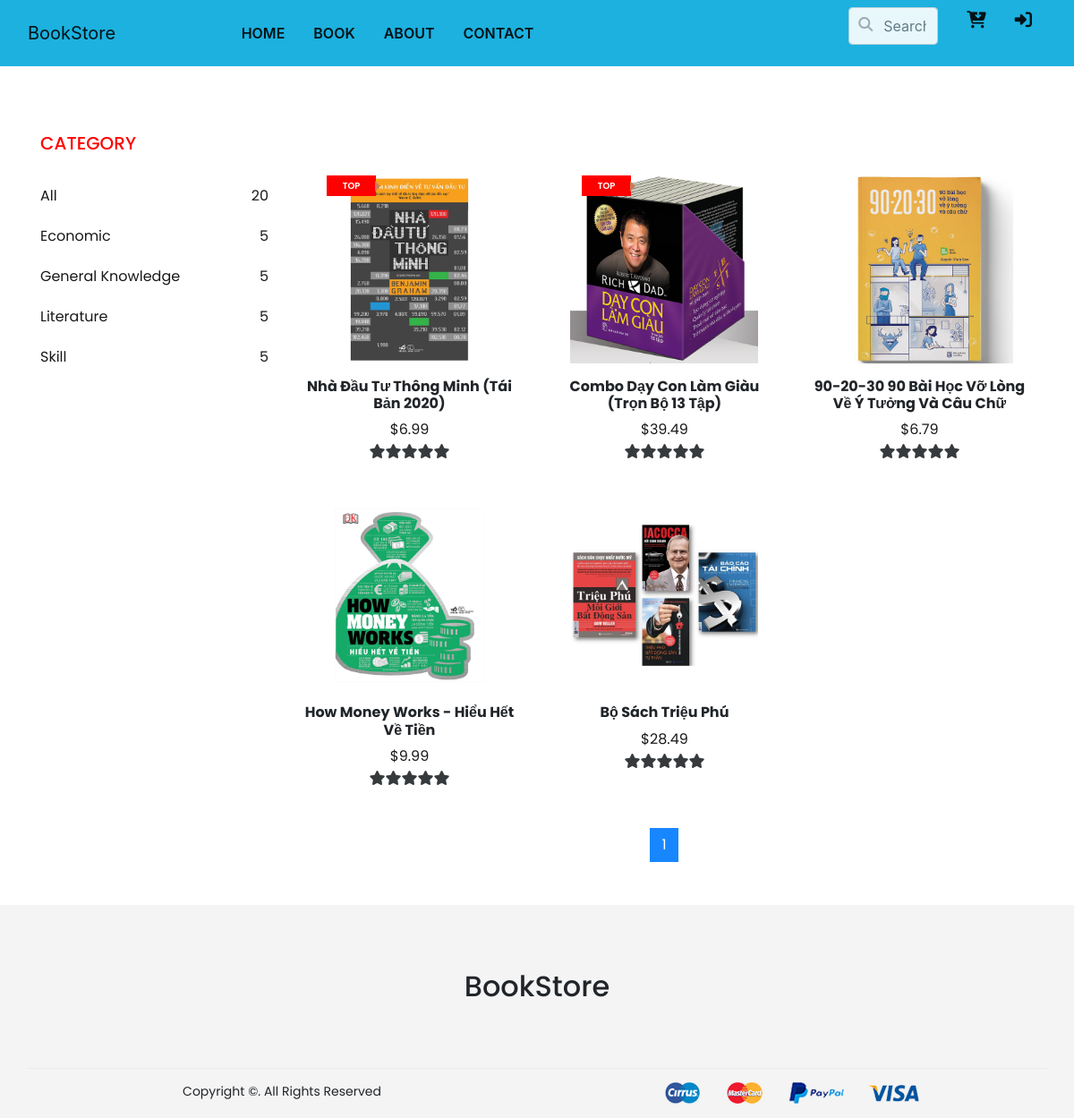
The app's page /views/client/product_page/index.php?category=economic with its own data.
### tables this page shows
CREATE TABLE `book` (
  `id` int(11) NOT NULL,
  `name` varchar(255) NOT NULL,
  `category` varchar(255) NOT NULL,
  `price` float DEFAULT NULL,
  `description` longtext DEFAULT NULL,
  `link_image` varchar(255) DEFAULT NULL,
  `published_at` date DEFAULT NULL,
  `is_bestseller` int(1) DEFAULT 0
);

### data/Product.php (called while the page is built, shortened)
<?php
    require "config.php";
    class Product {
        public function getData($table = "book") {
            global $mysql_db;
            $query = "SELECT * FROM {$table}";
            $result = $mysql_db->query($query);
            $arrayResult = array();
            while ($item = mysqli_fetch_assoc($result)) {
                $arrayResult[] = $item;
            }
            return $arrayResult;
        }
        public function getBookCategory($category) {
            global $mysql_db;
            $table = "book";
            $category = strval($category);
            $query = "SELECT * FROM $table WHERE category=\"$category\"";
            $result = $mysql_db->query($query);
            $arrayResult = array();
            while ($item = mysqli_fetch_assoc($result)) {
                $arrayResult[] = $item;
            }
            return $arrayResult;
        }
        public function getCategoriesDetail() {
            global $mysql_db;
            $query = "SELECT x.category as name, COUNT(*) as number
                        FROM (
                            SELECT category FROM book
                        ) as x
                        GROUP BY x.category;";
            $result = $mysql_db->query($query);
            $arrayResult = array();
            while ($item = mysqli_fetch_assoc($result)) {
                $arrayResult[] = $item;
            }
            return $arrayResult;
        }
    }
    $product = new Product();
?>

### views/client/product_page/main.php (the view, shortened to what this page needs)
<link rel="stylesheet" href="../../../assets/css/product_page/product.css">
<div class="product-page py-5" style="margin-top: 100px">
    <div class="container">
        <div class="row">
            <div class="col-lg-3 col-md-3">
                <div class="sidebar">
                    <div class="category">
                        <h5 class="text-uppercase fw-bold pb-3 border-dark" style="color: red">Category</h5>
                        <ul>
                            <li><a href="index.php">All<span class="float-right"> <?php echo count($product->getData()); ?></span></a></li>
                            <?php foreach ($categoriesDetail as $category) { ?>
                                <li><a href="index.php?category=<?php echo $category['name']; ?>"><?php echo ucwords($category['name']); ?><span class="float-right"> <?php echo $category['number'] ?></span></a></li>
                            <?php } ?>
                        </ul>
                    </div>
                </div>
            </div>
            <div class="col-lg-9 col-md-9">
                <div class="product-list row mt-5">
                    <?php foreach ($books as $book) { ?>
                        <div class="product text-center col-lg-4 col-md-4 col-sm-6 col-6 mb-5">
                            <div class="product-thumbnail">
                                <a href="../detail_book_page/index.php?id=<?php echo $book['id']; ?>"><img style="max-height: 210px;" src="<?php echo $book['link_image'] ?>" alt="product<?php echo $book['id']; ?>" class="img-fluid">
                                </a>
                                <div class="hot-box" <?php if ($book['is_bestseller'] == 0) echo "hidden"; ?>>
                                    <span class="hot-label">TOP</span>
                                </div>
                            </div>
                            <div class="product-content text-center pt-3 pb-1 px-2">
                                <h6 title="<?php echo $book['name']; ?>"> <b><?php echo $book['name']; ?></b></h6>
                                <ul class="price d-flex justify-content-center mt-1">
                                    <li class=" mr-5 fw-bold mx-auto" style="color: black;">$<?php echo $book['price']; ?></li>
                                </ul>
                            </div>
                            <?php
                                $arrayResult = array();
                                $quality  = 0;
                                $numberOfReview = count($arrayResult) ? count($arrayResult) : 1;
                                $quality = ceil($quality/$numberOfReview);
                            ?>
                            <ul class="rating d-flex justify-content-center">
                                <li class="<?php echo $quality >= 1? "me-1 color-orange ": '' ?>fa fa-star"></li>
                                <li class="<?php echo $quality >= 2? "me-1 color-orange ": '' ?>fa fa-star"></li>
                                <li class="<?php echo $quality >= 3? "me-1 color-orange ": '' ?>fa fa-star"></li>
                                <li class="<?php echo $quality >= 4? "me-1 color-orange ": '' ?>fa fa-star"></li>
                                <li class="<?php echo $quality >= 5? "me-1 color-orange ": '' ?>fa fa-star"></li>
                            </ul>
                        </div>
                    <?php } ?>
                </div>
                <div class="paginationlist text-center">
                    <ul class="pagination justify-content-center align-content-center">
                        <?php for ($i = 1; $i <= $total_pages; $i++) { ?>
                            <li class="page-item <?php if ($i == $page_no) echo "active"; ?>">
                                <a href="<?php echo "?page=" . $i; ?>" class="number-page-<?php echo $i; ?> page-link"><?php echo $i; ?></a>
                            </li>
                        <?php } ?>
                    </ul>
                </div>
            </div>
        </div>
    </div>
</div>

### views/client/product_page/index.php (shortened to what this page needs)
<?php
    require("../../../data/Product.php");
    $categoriesDetail = $product->getCategoriesDetail();
    $books = null;
    if (empty($_GET['category']) && empty($_GET['keyword']) && empty($_GET['orderbyprice'])) {
        $books = $product->getData();
    }
    elseif(!empty($_GET['category']) && empty($_GET['keyword']) && empty($_GET['orderbyprice'])) {
        $books = $product->getBookCategory($_GET['category']);
    }
    elseif(empty($_GET['category']) && !empty($_GET['keyword']) && empty($_GET['orderbyprice'])) {
        $books = $product->search($_GET['keyword']);
    }
    elseif (empty($_GET['category']) && empty($_GET['keyword']) && !empty($_GET['orderbyprice'])) {
        $books = $product->getBooksOrderByPrice($_GET['orderbyprice']);
    }
    elseif(empty(!$_GET['category']) && empty($_GET['keyword']) && !empty($_GET['orderbyprice'])) {
        $books = $product->getBooksByCategoryAndOrderByPrice($_GET['category'], $_GET['orderbyprice']);
    }
    elseif(empty($_GET['category']) && !empty($_GET['keyword']) && !empty($_GET['orderbyprice'])) {
        $books = $product->getBooksByKeywordAndOrderByPrice($_GET['keyword'], $_GET['orderbyprice']);
    }
    $no_of_records_per_page = 6;
    $total_pages = ceil(count($books)/$no_of_records_per_page);
    if (isset($_GET['page'])) {
        $page_no = $_GET['page'];
        if ($page_no > $total_pages) $page_no = $total_pages;
        if ($page_no < 1) $page_no = 1;
    }
    else $page_no = 1;
    $offset = ($page_no - 1)*$no_of_records_per_page;
    $books = array_slice($books, $offset, $no_of_records_per_page);
?>
<!DOCTYPE html>
<html lang="en">
<head>
    <link rel="stylesheet" href="https://cdn.jsdelivr.net/npm/bootstrap-icons@1.3.0/font/bootstrap-icons.css">
    <?php
        include('../include/stylesheet.php');
    ?>
</head>
<body>
    <?php include( "../include/header.php"); ?>
    <?php include("./main.php"); ?>
    <?php include("../include/footer.php"); ?>
</body>
</html>

### views/client/include/stylesheet.php (shortened to what this page needs)
<link rel="stylesheet" href="../../../assets/css/shared/common_styles.css">
<link rel="stylesheet" href="https://maxcdn.bootstrapcdn.com/bootstrap/4.0.0/css/bootstrap.min.css">

### views/client/include/header.php (shortened to what this page needs)
<link rel="stylesheet" href="../../../assets/css/shared/header.css">
<header class="header">
    <div class="container-fluid">
        <nav class="navbar navbar-expand-md navbar-light">
            <a class="navbar-brand" href="../home_page/index.php">BookStore</a>
            <div class="cart">
                <ul class="header_sidebar_right">
                    <li class="shop_search">
                        <div class="form-group has-search">
                            <form action="../product_page/index.php"><input type="text" name="keyword" class="form-control" placeholder="Search"></form>
                        </div>
                    </li>
                    <li class="shop_cart">
                        <a href="../cart/index.php"><i class="fas fa-cart-arrow-down"></i></a>
                    </li>
                    <?php
                        if (!empty($_SESSION['email'])) {
                            print "<li class='shop_cart'>
                                        <a href='../account_page/index.php'><i class='fas fa-user-edit'></i></a>
                                    </li>";
                        }
                        else {
                            print "<li class='shop_cart'>
                                        <a href='../authenticate/login.php'><i class='fas fa-sign-in-alt'></i></a>
                                    </li>";
                        }
                    ?>
                </ul>
            </div>
            <div class="collapse navbar-collapse" id="navbarNav">
                <ul class="navbar-nav">
                    <li class="nav-item">
                        <a class="nav-link" href="../home_page/index.php">Home</a>
                    </li>
                    <li class="nav-item">
                        <a class="nav-link" href="../product_page/index.php">Book</a>
                    </li>
                    <li class="nav-item">
                        <a class="nav-link" href="../about_page/index.php">About</a>
                    </li>
                    <li class="nav-item">
                        <a class="nav-link" href=../contact_page/index.php>Contact</a>
                    </li>
                </ul>
            </div>
        </nav>
    </div>
</header>

### views/client/include/footer.php (shortened to what this page needs)
<link rel="stylesheet" href="../../../assets/css/shared/footer.css">
<footer class="footer">
    <div class="footer-content container py-5">
        <div class="row text-center">
            <div class="col-12">
                <div class="footer-top my-4">
                    <h2>BookStore</h2>
                </div>
            </div>
        </div>
    </div>
    <div class="copyright container">
        <div class="row text-center">
            <div class="copy col-md-6 mb-3">
                Copyright &copy;. All Rights Reserved
            </div>
            <div class="payment col-md-6 mb-3">
                <img src="../../../assets/images/payment.png" alt="img-fluid">
            </div>
        </div>
    </div>
</footer>

### assets/css/shared/common_styles.css (style rules this page uses)
body, html { width: 100%; margin: 0; padding: 0; overflow-x: hidden; }
body, div, dl, dt, dd, ul, ol, li, h1, h2, h3, h4, h5, h6, pre, form, fieldset, input, textarea, p, blockquote, th, td { padding: 0; margin: 0; }
a { text-decoration: none; cursor: pointer; transition: all 0.3s ease-out; -webkit-transition: all 0.3s ease-out; -moz-transition: all 0.3s ease-out; -ms-transition: all 0.3s ease-out; -o-transition: all 0.3s ease-out; }
fieldset, img { border: 0; }
ol, ul { list-style: none; margin: 0 !important; padding: 0 !important; opacity: 0.9; }

### assets/css/shared/header.css (style rules this page uses)
header { position: fixed; top: 0px; left: 0px; width: 100%; z-index: 999; transition: all 0.5s ease-out; overflow-x: hidden; background: #1cb1df none repeat scroll 0 0; -webkit-transition: all 0.5s ease-out; -moz-transition: all 0.5s ease-out; -ms-transition: all 0.5s ease-out; -o-transition: all 0.5s ease-out; }
.has-search .form-control { padding-left: 2.375rem; width: 100px; height: 42px; }
.header nav { width: 100%; display: flex; justify-content: space-between; }
.header nav .navbar-brand { display: block; flex: 1 1; flex-basis: 100px; }
.header .collapse.navbar-collapse { flex: 3 3; flex-basis: 700px; }
.header nav .navbar-nav .nav-item .nav-link { color: #010101; font-weight: 600; padding: .5rem 1rem; display: inline-block; text-transform: uppercase; }
.header nav .navbar-nav li:last-child { border-bottom: none; }
.header .cart { flex: 1 1; flex-basis: 100px; }
.header .cart ul { display: flex; }
.header .cart li { list-style-type: none; display: inline-block; padding: 0 1rem; }
.header .cart li a { color: #000; font-size: 1.2rem; }
.header .navbar-brand { order: 1; }
.collapse.navbar-collapse { order: 2; }
.header .cart { order: 3; }
@media screen and (min-width: 768px) { .navbar-expand-md .navbar-collapse { display: -ms-flexbox!important; display: flex!important; -ms-flex-preferred-size: auto; flex-basis: auto !important; } }

### assets/css/product_page/product.css (style rules this page uses)
.product-page { font-family: 'Poppins', sans-serif; }
.product-page .sidebar .category li { line-height: 45px; text-transform: capitalize; }
.product-page .sidebar .category li a { color: black; }
.product-page .paginationlist li a { color: #333; }
.product-page .product-list img { transition: transform 0.3s ease; }
.product-list .product-thumbnail { position: relative; }
.product-list .product-thumbnail .hot-box { background: red none repeat scroll 0 0; color: #fff; display: inline-block; font-size: 10px; font-weight: 600; left: 0; line-height: 15px; min-width: 55px; padding: 4px 10px; position: absolute; text-align: center; text-transform: uppercase; top: 0px; left: 35px; z-index: 3; }
.product-list .product-thumbnail .hot-box::after { border-color: transparent transparent transparent #cb7a59; border-image: none; border-style: solid; border-width: 6px; content: ""; margin-top: -6px; position: absolute; right: -11px; top: 50%; }
.product-page ul { list-style-type: none !important; }
header { background-color: #1cb1df; }

### assets/css/shared/footer.css (style rules this page uses)
.footer { font-size: 14px; background-color: #F4F4F4; font-family: 'Poppins', sans-serif; }
.footer .footer-content .footer-top { max-width: 615px; margin: auto; }
.footer .copyright { border-top: 1px solid #EBEBEB; padding-top: 15px; }

### records on screen
book: link_image (picture), name "Nhà Đầu Tư Thông Minh (Tái Bản 2020)", price "6.99"
book: link_image (picture), name "Combo Dạy Con Làm Giàu (Trọn Bộ 13 Tập)", price "39.49"
book: link_image (picture), name "90-20-30 90 Bài Học Vỡ Lòng Về Ý Tưởng Và Câu Chữ", price "6.79"
book: link_image (picture), name "How Money Works - Hiểu Hết Về Tiền", price "9.99"
book: link_image (picture), name "Bộ Sách Triệu Phú", price "28.49"

### other values on screen
count($product->getData()) "20"
$category['name'] "Economic"
$category['number'] "5"
$category['name'] "General Knowledge"
$category['name'] "Literature"
$category['name'] "Skill"
